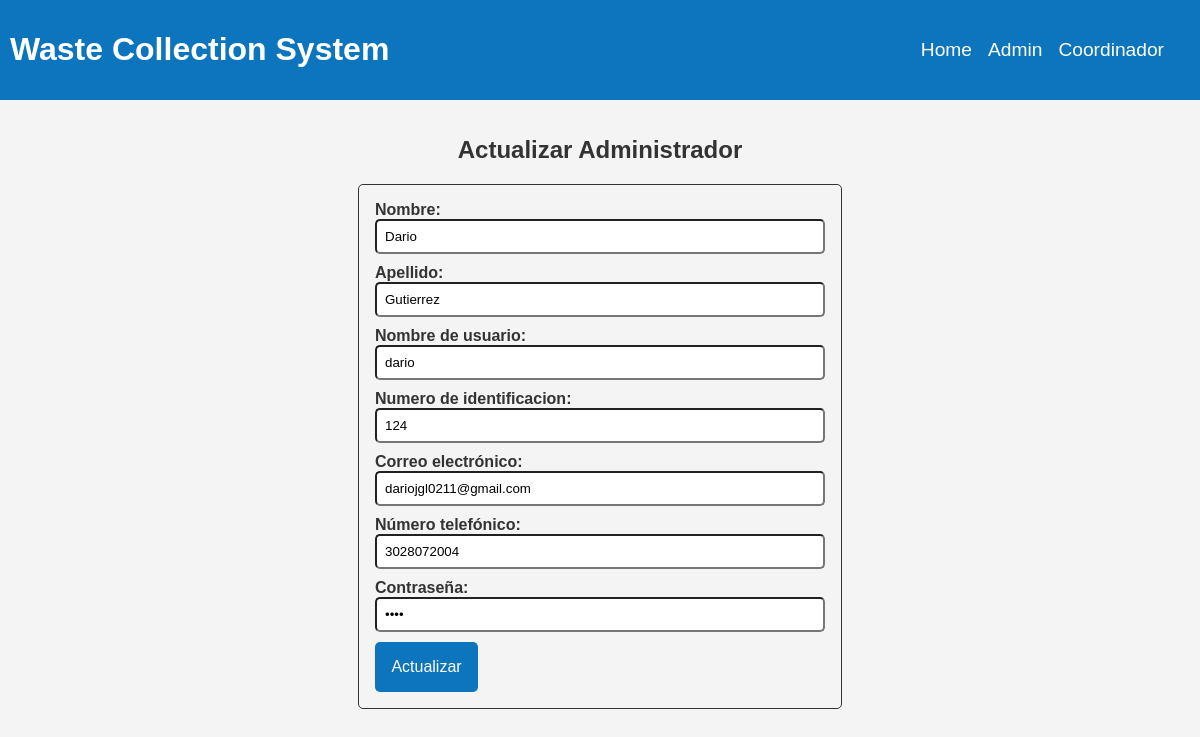
Page /admi/actualizar/2 on the committed database.
### tables this page shows
CREATE TABLE ADMIS (ID INTEGER PRIMARY KEY AUTOINCREMENT, NUM_ID TEXT NOT NULL, NOMBRE TEXT, APELLIDO TEXT NOT NULL, USERNAME TEXT NOT NULL, CORREO TEXT, TELEFONO TEXT NOT NULL, CONTRASEÑA TEXT, ESTADO TEXT);

### app/app.py (the view, shortened to what this page needs)
@app.route("/admi/actualizar/<int:id>", methods=["GET", "POST"])
def actualizar_admi(id):
    conn = sqlite3.connect('instance/WCS.db')
    cursor = conn.cursor()
    cursor.execute('SELECT * FROM ADMIS WHERE ID = ?', (id,))
    registro = cursor.fetchone()
    conn.close()
    return render_template("admi/update.html", registro=registro)

### app/templates/admi/update.html (shortened to what this page needs)
{% extends 'base.html' %}
{% block content %}
<div class="register_div">
    <h2>Actualizar Administrador</h2>
    <form method="post" action="{{ url_for('actualizar_admi', id=registro[0]) }}">
        <div class="form-group">
            <label for="nombre">Nombre:</label>
            <input type="text" class="form-control" id="nombre" name="nombre" value="{{ registro[2] }}">
        </div>
        <div class="form-group">
            <label for="apellido">Apellido:</label>
            <input type="text" class="form-control" id="apellido" name="apellido" value="{{ registro[3] }}" required>
        </div>
        <div class="form-group">
            <label for="username">Nombre de usuario:</label>
            <input type="text" class="form-control" id="username" name="username" value="{{ registro[4] }}" required>
        </div>
        <div class="form-group">
            <label for="num_id">Numero de identificacion:</label>
            <input type="text" class="form-control" id="num_id" name="num_id" value="{{ registro[1] }}" required>
        </div>
        <div class="form-group">
            <label for="correo">Correo electrónico:</label>
            <input type="email" class="form-control" id="correo" name="correo" value="{{ registro[5] }}">
        </div>
        <div class="form-group">
            <label for="telefono">Número telefónico:</label>
            <input type="tel" class="form-control" id="telefono" name="telefono" pattern="[0-9]{10}"
                placeholder="Ingrese un número de 10 dígitos" value="{{ registro[6] }}" required>
        </div>
        <div class="form-group">
            <label for="contraseña">Contraseña:</label>
            <input type="password" class="form-control" id="contraseña" name="contraseña" value="{{ registro[7] }}">
        </div>
        <button type="submit" class="btn btn-primary">Actualizar</button>
    </form>
</div>
{% endblock %}

### app/static/css/style.css (style rules this page uses)
body { font-family: "Arial", sans-serif; margin: 0; padding: 0; background-color: #f4f4f4; color: #333; }
.btn { background-color: #0d75be; color: #fff; border: none; padding: 10px; border-radius: 5px; cursor: pointer; font-size: 1rem; transition: all 0.3s ease-in-out; }
.btn { font-size: 1rem; text-decoration: none; text-align: center; padding: 1.025rem; }
.register_div { display: flex; justify-content: center; align-items: center; flex-direction: column; margin-top: 1rem; }
.register_div form { border: 1px solid #333; border-radius: 5px; text-decoration: none; font-weight: bold; width: 450px; transition: all 0.3s ease-in-out; padding: 1rem; align-items: center; margin-bottom: 1rem; }
.register_div input { padding: 8px; width: calc(100% - 20px); border-radius: 5px; margin-bottom: 10px; }

### rows in the picture
ADMIS: nombre "Dario", apellido "Gutierrez", username "dario", num_id "124", correo "dariojgl0211@gmail.com", telefono "3028072004"
